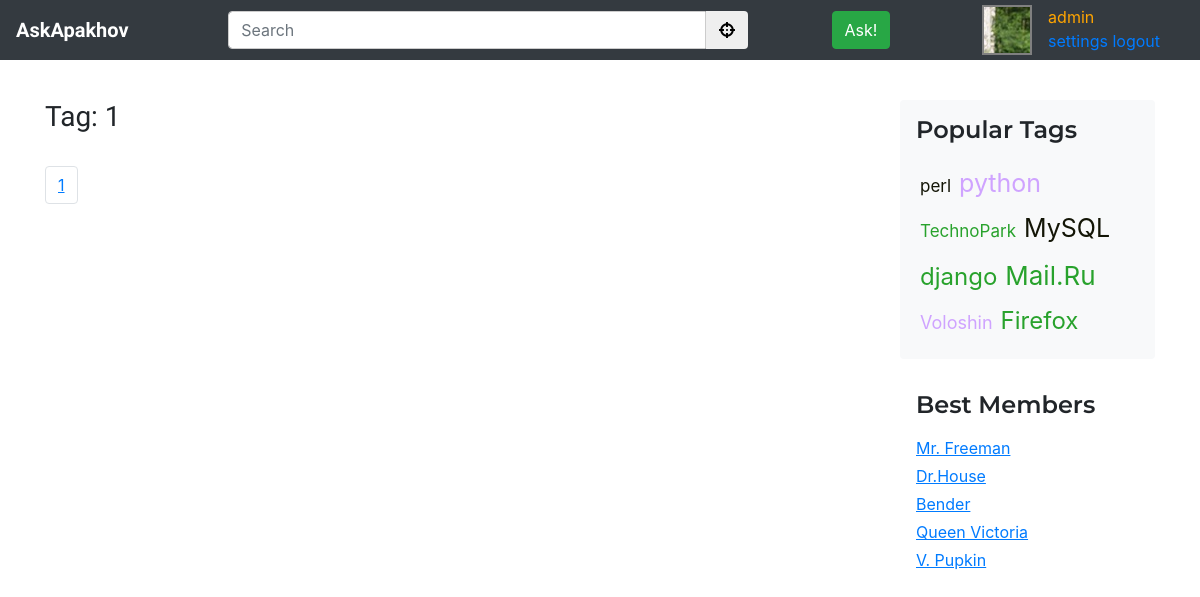
/tag/1/ (signed in), run on the app's committed database.
### ask/models.py (models this page shows)
class Profile(AbstractUser):
    upload = models.ImageField(upload_to='%Y/%m/%d/', default='index.png')

### ask/views.py (the view)
# urls.py: path('tag/<tag>/', views.tagged, name='tagged'),
def tagged(request, tag='bender', page_num=-1):
    if page_num == -1:
        page_num = 1
        indexed = False
    else:
        indexed = True
    questions = Question.objects.filter_by_tag(tag)
    paginator, page = pag(questions, 10, 10,request, page_num)
    return render(request, 'ask/tagged.html', {'tag':tag,'questions' : page, 'paginator': paginator, 'indexed':indexed})

### ask/models.py (called while the page is built)
    def filter_by_tag(self, tag):
        try:
            return super().filter(tags__in=[Tag.objects.get(title=tag).id])
        except(ObjectDoesNotExist):
            return super().none()

### ask/views.py (called while the page is built)
def pag(items, items_on_page, page_am, request, num):
    paginator = Paginator(items, items_on_page)
    try:
        page_num = paginator.validate_number(num)
    except (ValueError, TypeError, EmptyPage):
        page_num = 1
    if page_num > page_am / 2 :
        beg_idx = page_num - page_am / 2
    else:
        beg_idx = 1
    if page_num + page_am / 2 < paginator.num_pages:
        end_idx = page_num + page_am / 2
        if end_idx < page_am:
            end_idx = page_am + 1
    else:
        end_idx = paginator.num_pages + 1
    paginator.indexes = range(int(beg_idx), int(end_idx))
    page = paginator.get_page(page_num)
    return paginator, page

### ask/templates/ask/tagged.html (shortened to what this page needs)
{% extends "ask/base.html" %}
{% load static %}
{% block links %}
<link rel="stylesheet" href="{% static 'ask/index.css' %}" type="text/css">{% endblock %}
{% block main-content %}
<h3 class="pb-3 mb-3 mr-2 main-header">
    Tag: {{tag}}
</h3>
{% include "ask/paginator.html" with page=questions indexed=indexed %}
{% endblock %}

### ask/templates/ask/base.html (shortened to what this page needs)
{% load static %}
<!DOCTYPE html>
<html lang="en">
    <head>
        {% block links %}{% endblock %}
        <link rel="stylesheet" href="{% static 'ask/base.css' %}" type="text/css">
        <link rel="stylesheet" href="https://use.fontawesome.com/releases/v5.3.1/css/all.css">
        <link rel="stylesheet" href="https://stackpath.bootstrapcdn.com/bootstrap/4.1.3/css/bootstrap.min.css">
    </head>
    <body>
        <nav class="navbar navbar-expand fixed-top navbar-dark bg-dark">
            <a class="navbar-brand" href="{% url 'ask:index'  %}">AskApakhov</a>
            <div class="collapse navbar-collapse" id="navb">
                <form class="navbar-form mx-auto w-50" action="/action_page.php">
                    <div class="input-group">
                        <input type="text" class="form-control" placeholder="Search">
                        <div class="input-group-btn">
                            <button class="btn btn-default" id="search-button" type="submit">
                                <i class="fas fa-crosshairs"></i>
                            </button>
                        </div>
                    </div>
                </form>
                <a href="{% url 'ask:ask'  %}" class="btn btn-success" type="button">Ask!</a>
                <ul class="nav navbar-nav ml-auto mr-3">
                    {% if user.is_authenticated %}
                        <li class="px-2">
                            <div class="avatar-thumbnail">
                                <img src="{{user.upload.url}}">
                            </div>
                        </li>
                        <li class="px-2">
                            <div style="display: block;"><font color="orange">{{ user.username }}</font></div>
                            <a href="{% url 'ask:settings' %}">settings</a>
                            <a href="{% url 'logout' %}">logout</a>
                        </li>
                    {% else %}
                        <li class="px-2 ml-2 mt-2"><a href="{% url 'ask:signup' %}"><i class="fas fa-user-plus"></i> Sign Up </a></li>
                        <li class="px-2 ml-1 mt-2"><a href="{% url 'login' %}"><i class="fas fa-fingerprint "></i> Login </a></li>
                    {% endif %}
                </ul>
            </div>
        </nav>
        <main role="main" class="container main-container">
            <div class="row">
                <div class="col-md-9 blog-main">
                    {% block main-content %}{% endblock %}
                </div>
                <aside class="col-md-3 blog-sidebar">
                    <div class="p-3 mb-3 bg-light rounded">
                        <h4 class="mb-3">Popular Tags</h4>
                        <div id="tag-cloud" class="md-0">
                        </div>
                    </div>
                    <div class="p-3">
                        <h4 class="mb-3">Best Members</h4>
                        <ol class="list-unstyled mb-1">
                            <li class="mb-1"><a href="#"><u>Mr. Freeman</u></a></li>
                            <li class="mb-1"><a href="#"><u>Dr.House</u></a></li>
                            <li class="mb-1"><a href="#"><u>Bender</u></a></li>
                            <li class="mb-1"><a href="#"><u>Queen Victoria</u></a></li>
                            <li class="mb-1"><a href="#"><u>V. Pupkin</u></a></li>
                        </ol>
                    </div>
                </aside>
            </div>
        </main>
    </body>
</html>

### ask/static/ask/index.css (style rules this page uses)
.main-header { display: inline-block; font-family: K2D; }

### ask/static/ask/base.css (style rules this page uses)
input[type="text"], textarea { outline: none; box-shadow:none !important; border:1px solid #ccc; }
.main-container { margin-top: 100px; }
#search-button { border-top-left-radius: 0rem; border-top-right-radius: 0.25rem; border-bottom-right-radius: 0.25rem; border-bottom-left-radius: 0rem; }
.navbar { height: 60px; background-color: black !important }
.navbar-brand { font-family: K2D; font-weight: 900; }
.blog-sidebar h4 { font-family: Montserrat; font-weight: 600; }
.avatar-thumbnail { width:50px; height:50px; border: 2px solid gray; overflow: hidden; position: relative; }
.avatar-thumbnail img { position: absolute; }

### data on the page
Profile: upload (picture), username "admin"

### other printed values
{{ tag }} "1"
{{ idx }} "1"
